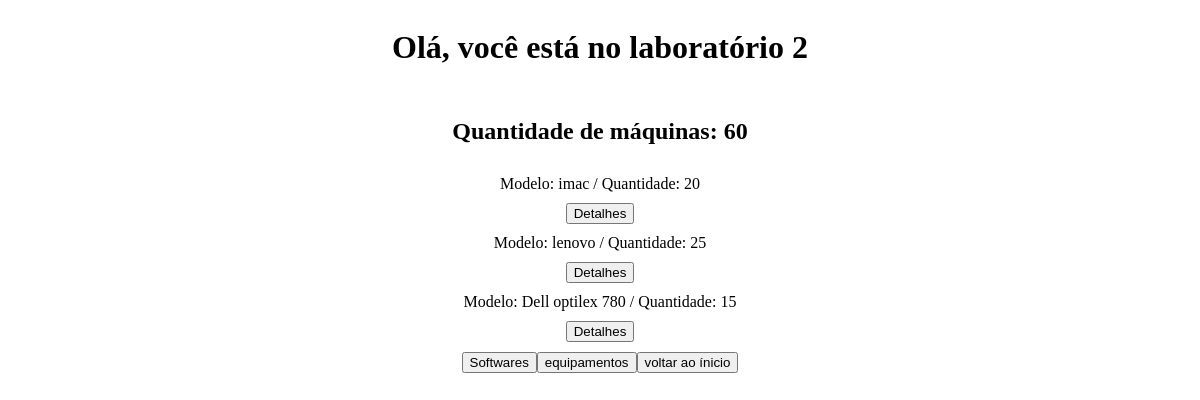
Page /inventario_labs/info_laboratorios.php?lab=2 on the committed database.
### tables this page shows
CREATE TABLE `tb_modelos` (
  `modelo` varchar(100) NOT NULL,
  `lab1` int(11) NOT NULL,
  `lab2` int(11) NOT NULL,
  `lab3` int(11) NOT NULL,
  `lab4` int(11) NOT NULL,
  `lab5` int(11) NOT NULL,
  `lab6` int(11) NOT NULL,
  `id` int(11) NOT NULL
);

### inventario_labs/info_laboratorios.php (the view, shortened to what this page needs)
<?php
    require 'conexao.php';
    if(isset($_GET['lab']) && !empty($_GET['lab'])){
        $id_lab = $_GET['lab'];
        $soma = $conexao->prepare("SELECT SUM(lab".$id_lab.") FROM tb_modelos");
        $soma->execute();
        $qnt_total = $soma->fetchAll(PDO::FETCH_ASSOC);
        $total = $qnt_total[0]['SUM(lab'.$id_lab.')'];
        $sql = $conexao->prepare("SELECT id,lab".$id_lab.", modelo FROM tb_modelos");
        $sql->execute();
        $dados = $sql->fetchAll();
        echo "<h1> Olá,  você está no laboratório ".$id_lab."</h1>";
        echo "<h2> Quantidade de máquinas: ".$total."</h2>";
            if(isset($_GET['perf']) && !empty($_GET['perf']) && $_GET['perf'] = 'adm'){
                session_start();
                    if ((!isset($_SESSION['usuario']) || empty($_SESSION['usuario'])) && (!isset($_SESSION['senha']) || empty($_SESSION['senha']))){
                        header('Location: login.php');
                        exit;
                    } else {
                        foreach ($dados as $key => $value) {
                            if($dados[$key]['lab'.$id_lab] != 0){
                                echo 'Modelo: '.$dados[$key]['modelo']." / ";
                                echo 'Quantidade: '.$dados[$key]['lab'.$id_lab];
                                echo '<a href="mostra_detalhes.php?perf=adm&lab='.$id_lab.'&detalhe='.$dados[$key]['modelo'].'"&><button>Detalhes</button></a>';
                                echo '<a href = "info_laboratorios.php?perf=adm&lab='.$id_lab.'&remove='.$dados[$key]['id'].'"><button type="submit">remover modelo</button></a>';
                                echo '<a href = "info_laboratorios.php?perf=adm&lab='.$id_lab.'&add='.$dados[$key]['id'].'"><button type="submit">+</button></a>';
                                echo '<a href = "info_laboratorios.php?perf=adm&lab='.$id_lab.'&del='.$dados[$key]['id'].'"><button type="submit">-</button></a>';
                               echo '<br>';
                            }
                        }
                        echo '<div>';
                        echo '<a href="add_modelo.php?lab='.$id_lab.'&perf=adm"><button>Adicionar modelos</button></a>';
                        echo '<a href = "cadastro_inventario.php?lab='.$id_lab.'"><button>Cadastrar novo modelo</button></a>';
                        echo '<a href="info_softwares.php?lab='.$id_lab.'&perf=adm"><button>Softwares</button></a>';
                        echo '<a href="info_equipamentos.php?lab='.$id_lab.'&perf=adm"><button>equipamentos</button></a>';
                        echo '<a href="index.php?perf=adm"><button>voltar ao ínicio</button></a>';
                        echo '</div>';
                    }
            } else {
                foreach ($dados as $key => $value) {
                    if($dados[$key]['lab'.$id_lab] != 0){
                           echo 'Modelo: '.$dados[$key]['modelo']." / ";
                           echo 'Quantidade: '.$dados[$key]['lab'.$id_lab];
                           echo '<a href="mostra_detalhes.php?lab='.$id_lab.'&detalhe='.$dados[$key]['modelo'].'"&><button>Detalhes</button></a>';
                       }
               }
               echo '<div>';
               echo '<a href="info_softwares.php?lab='.$id_lab.'"><button>Softwares</button></a>';
               echo '<a href="info_equipamentos.php?lab='.$id_lab.'"><button>equipamentos</button></a>';
               echo '<a href="index.php"><button>voltar ao ínicio</button></a>';
               echo '</div>';
            }
    }
?>
<!DOCTYPE html>
<html lang="pt-br">
<head>
    <link rel="stylesheet" href="style.css">
</head>
<body>
</body>
</html>

### inventario_labs/style.css (style rules this page uses)
body { text-align: center; gap: 10px; display: flex; flex-flow: column nowrap; justify-content: center; align-items: center; }

### rows in the picture
tb_modelos: modelo "imac", lab2 "20"
tb_modelos: modelo "lenovo", lab2 "25"
tb_modelos: modelo "Dell optilex 780", lab2 "15"

### other values in the picture
$id_lab "2"
$total "60"
